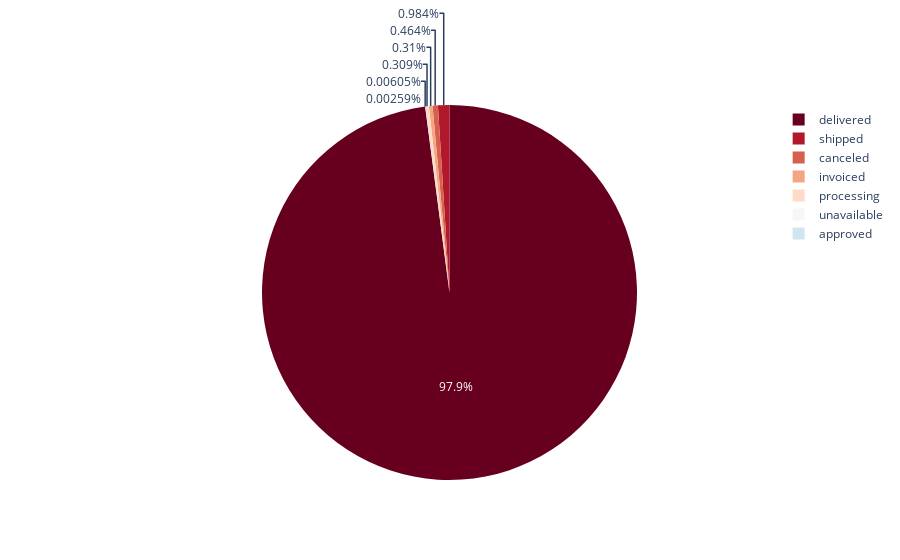

The notebook cell saved with this chart:
### Code cell
fig = px.pie(status_order, values='jml', names='order_status', color_discrete_sequence=px.colors.sequential.RdBu)
fig.show()

### Figure 1 — Plotly figure (JSON) as saved in the notebook; plotly's stock layout.template omitted (floating-point values rounded to 4 significant figures)
{"data": [{"domain": {"x": [0, 1], "y": [0, 1]}, "hovertemplate": "order_status=%{label}<br>jml=%{value}<extra></extra>", "labels": ["delivered", "shipped", "canceled", "invoiced", "processing", "unavailable", "approved"], "legendgroup": "", "name": "", "showlegend": true, "type": "pie", "values": [113210, 1138, 536, 358, 357, 7, 3]}], "layout": {"legend": {"tracegroupgap": 0}, "margin": {"t": 60}, "piecolorway": ["rgb(103,0,31)", "rgb(178,24,43)", "rgb(214,96,77)", "rgb(244,165,130)", "rgb(253,219,199)", "rgb(247,247,247)", "rgb(209,229,240)", "rgb(146,197,222)", "rgb(67,147,195)", "rgb(33,102,172)", "rgb(5,48,97)"]}}
